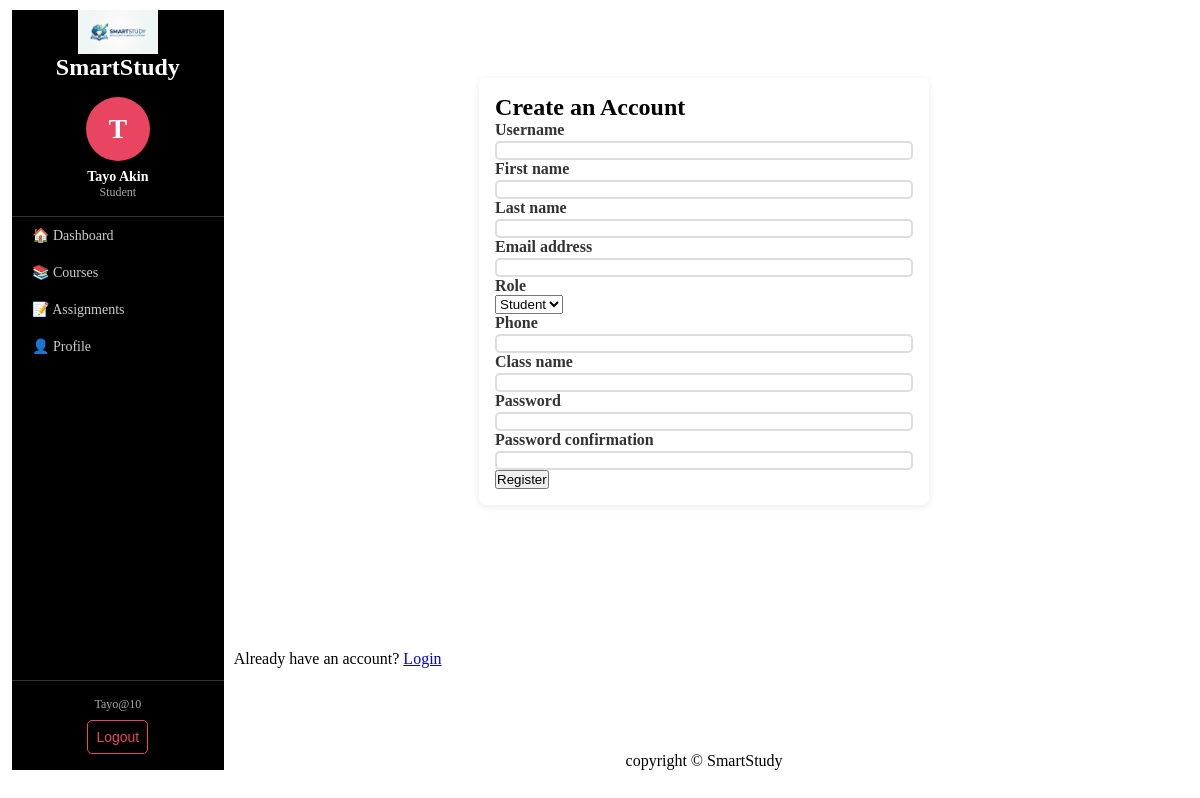
Page /accounts/register/ (signed in) on the committed database.
### portal/models.py (models this page shows, shortened)
class CustomUser(AbstractUser):
    ROLE_CHOICE = [
        ('student', 'Student'),
        ('parent', 'Parent'),
        ('staff', 'Staff'),
        ('Admin', 'Admin'),
    ]
    role = models.CharField(max_length=10, choices=ROLE_CHOICE)
    phone = models.CharField(max_length=20, blank=True)
    image = models.ImageField(upload_to='students/', blank=True, null=True)
    class_name = models.CharField(max_length=20, blank=True)
    children = models.ManyToManyField('self', blank=True,)
    @property
    def is_student(self):
        return self.role == 'student'

### account/views.py (the view)
# urls.py: path('accounts/register/', views.register, name='register'),
def register(request):
    if request.method == "POST":
        form = RegistrationForm(request.POST)
        if form.is_valid():
            user = form.save()
            login(request, user)
            return redirect("dashboard")
    else:
        form = RegistrationForm()
    return render(request, "account/register.html", {"form": form})

### account/forms.py (shortened to what this page needs)
class RegistrationForm(UserCreationForm):
    role = forms.ChoiceField(choices=[
         ('student', 'Student'),
         ('parent', 'Parent'),
    ])
    class Meta:
        model = CustomUser
        fields = ['username', 'first_name', 'last_name', 'email', 'role', 'phone', 'class_name', 'password1','password2']

### templates/account/register.html (shortened to what this page needs)
{% extends 'base.html' %}
{% block content %}
<div class='container'>
    <div class='card'>
        <h2>Create an Account</h2>
        <form method='POST' class='form'>
            {% for field in form %}
                <div class="form-group">
                    <label>{{ field.label }}</label>
                    {{ field }}
                </div>
            {% endfor %}
            <button type='submit'>Register</button>
        </form>
    </div>
</div>
    <p>Already have an account? <a href='{% url 'login' %}'>Login</a></p>
{% endblock %}

### templates/base.html (shortened to what this page needs)
{% load static %}
<!DOCTYPE html>
<html lang="en">
<head>
    <link rel='stylesheet' href="{% static 'css/main.css' %}">
</head>
<body>
    <nav>
        <a href="/" class="logo">
            <img src="{% static 'image/logo.png' %}" alt="SmartStudy Logo">
        </a>
        <h2>SmartStudy</h2>
        {% if request.user.is_authenticated %}
            <div class="sidebar-profile">
                {% if request.user.image %}
                    <img src="{{ request.user.image.url }}" alt="Profile Photo" class="profile-img">
                {% else %}
                    <div class="avatar-placeholder">{{ request.user.get_full_name|first }}</div>
                {% endif %}
                <p class="sidebar-name">{{ request.user.get_full_name }}</p>
                <p class="sidebar-role">{{ request.user.role|capfirst }}</p>
            </div>
            <div class="nav-links">
                {% if request.user.is_student %}
                    <a href="{% url 'student_dashboard' %}">🏠 Dashboard</a>
                    <a href="{% url 'student_courses' %}">📚 Courses</a>
                    <a href="{% url 'student_assignments' %}">📝 Assignments</a>
                    <a href="{% url 'student_profile' %}">👤 Profile</a>
                {% elif request.user.is_admin %}
                    <a href="{% url 'admin_dashboard' %}">🏠 Dashboard</a>
                    <a href="{% url 'admin_enrollments' %}">📋 Enrollments</a>
                    <a href="{% url 'admin_enroll_student' %}">➕ Enroll Student</a>
                    <a href="{% url 'admin_add_student' %}">👤 Add New Student</a>
                {% endif %}
            </div>
            <div class="sidebar-footer">
                <span class="sidebar-username">{{ request.user.username }}</span>
                <form action="{% url 'logout' %}" method="post">
                    <button type="submit" class="logout-btn">Logout</button>
                </form>
            </div>
        {% endif %}
    </nav>
    <main>
        {% block content %}
        {% endblock %}
        <footer>
            <p>copyright &copy; SmartStudy</p>
        </footer>
    </main>
</body>
</html>

### static/css/main.css (style rules this page uses)
* { margin: 0; padding: 0; box-sizing: border-box; }
body { width: 98%; margin:10px auto; display: flex; gap: 10px; justify-content: start; align-items: start; }
nav { background-color: black; width: 18%; height: 95vh; display: flex; flex-direction: column; align-items: center; justify-content: start; color: white; }
.logo img { max-width: 80px; height: auto; display: flex; justify-content: start; }
.topNav,.navRight,.nav-links { display: flex; align-items: center; flex-direction: column; width: 100%; color: white; }
.sidebar-profile { display: flex; flex-direction: column; align-items: center; padding: 16px 0; border-bottom: 1px solid #333; width: 100%; }
.avatar-placeholder { width: 64px; height: 64px; border-radius: 50%; background-color: #e94560; color: white; font-size: 28px; font-weight: bold; display: flex; align-items: center; justify-content: center; margin-bottom: 8px; }
.sidebar-name { color: white; font-weight: 600; font-size: 14px; text-align: center; }
.sidebar-role { color: #aaa; font-size: 12px; }
.nav-links a { display: block; width: 100%; padding: 10px 20px; color: #ccc; text-decoration: none; font-size: 14px; transition: background 0.2s, color 0.2s; }
.sidebar-footer { margin-top: auto; width: 100%; padding: 16px; border-top: 1px solid #333; display: flex; flex-direction: column; align-items: center; gap: 8px; }
.sidebar-username { color: #aaa; font-size: 12px; }
.logout-btn { width: 100%; padding: 8px; background-color: transparent; color: #e94560; border: 1px solid #e94560; border-radius: 5px; cursor: pointer; font-size: 14px; transition: background 0.2s, color 0.2s; }
main { width: 80%; height: 95vh; display: flex; flex-direction: column; justify-content: space-between; }
footer { display: flex; margin-inline: auto; align-items: center; }
.container { margin-top: 20px; display: flex; justify-content: center; align-items: center; padding: 3rem 1rem; min-height: 60vh; }
.card { background: #000; padding: 2.5rem; border-radius: 10px; box-shadow: 0 4px 15px rgba(0, 0, 0, 0.1); width: 100%; max-width: 450px; }
.form label { display: block; font-weight: 600; color: #333; }
.form input { width: 100% ; padding: 3px; border: 2px solid #ddd; border-radius: 5px; font-size: 8px; }
.card { background: white; border-radius: 8px; padding: 16px; margin-bottom: 12px; box-shadow: 0 2px 8px rgba(0,0,0,0.08); }

### rows in the picture
CustomUser: user.get_full_name|first "T", user.get_full_name "Tayo Akin", user.role "Student", user.username "Tayo@10"

### other values in the picture
{{ field.label }} "Username" "First name" "Last name" "Email address" "Role" "Phone" "Class name" "Password" "Password confirmation"
